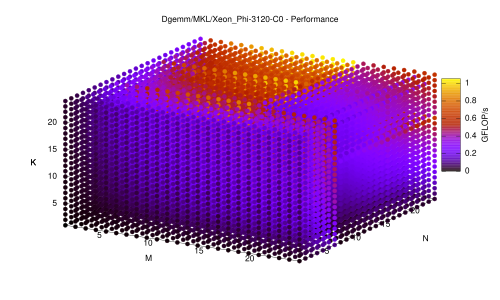

Write gnuplot code to recreate this figure.
XNAME = 1
FNAME = 2
TNAME = 3
PNAME = 4
NOTES = 5
MPARM = 6
KPARM = 7
NPARM = 8
NVALS = 8
MSIZE = 9
DURMS = 11
DEVMS = 13
VALID = 15
FLOPS = 19
XTEND = 21

# GEN =-1: multiple files; no titles
# GEN = 0: multiple files with titles
# GEN = 1: single file with titles
GEN = 1

GEMX = "gemm"
FUNC = "mkl"
NAME = "MKL/Xeon_Phi-3120"
PREC = "f64"

#FUNCB = "goto"
NAMEB = "OpenBLAS"
SHIFT = 20

PEAK_SP_GFLOPS = 17.6
PEAK_DP_GFLOPS = 0.5 * PEAK_SP_GFLOPS
HIM = 24
HIN = HIM
HIK = HIM
MN = 16

FILECOUNT = 0
BASENAME = GEMX."-".FUNC."-".PREC
stats BASENAME.".txt" using (log(column(FLOPS))) nooutput; GEO = sprintf("%.1f", exp(STATS_sum/STATS_records))
stats BASENAME.".txt" using FLOPS nooutput; MED = sprintf("%.1f", STATS_median)
stats BASENAME.".txt" using NPARM nooutput; XN = int(STATS_max)

MAX(A, B) = A < B ? B : A
IX(I1, J1, NJ) = int(MAX(I1 - 1, 0) * NJ + MAX(J1 - 1, 0))
I1(IX, NJ) = int(IX / NJ) + 1
J1(IX, NJ) = int(IX) % NJ + 1

set table "gemx-avg.txt"
plot BASENAME.".txt" using (IX(column(MPARM), column(NPARM), XN)):FLOPS smooth unique
unset table
set table "gemx-cdf.txt"
plot BASENAME.".txt" using FLOPS:(1.0) smooth cumulative
unset table
stats "gemx-cdf.txt" using (("".strcol(3)."" eq "i")?($2):(1/0)) nooutput; FREQSUM = STATS_max

TERMINAL = "pdf"
set terminal TERMINAL
#set termoption font "Times-Roman,7"

EXT = TERMINAL[1:3]

if (GEN==1) set output BASENAME.".".EXT
if (PREC eq "f64") {
  PEAK = PEAK_DP_GFLOPS
  PRECISION = "D"
} else {
  PEAK = PEAK_SP_GFLOPS
  PRECISION = "S"
}


if (exists("FUNCB") && (FUNCB ne "") && exists("NAMEB") && (NAMEB ne "")) {
  reset
  if (GEN<=0) { set output GEMX."-".FUNC."-".PREC."-".FILECOUNT.".".EXT; FILECOUNT = FILECOUNT + 1 }
  if (GEN>-1) { set title PRECISION.GEMX." - ".NAME."(+) vs. ".NAMEB."(-)" }
  stats "< paste ".BASENAME.".txt ".GEMX."-".FUNCB."-".PREC.".txt" using (column(FLOPS)-column(FLOPS+SHIFT)) nooutput
  set palette defined ( -1 "blue", 0 "white", 1 "red" )
  set pm3d interpolate 0, 0
  set autoscale fix
  if (0<HIM) { set xrange [*:HIM] }
  if (0<HIN) { set yrange [*:HIN] }
  if (0<HIK) { set zrange [*:HIK] }
  set xlabel "M"
  set ylabel "N"
  set zlabel "K"
  set ticslevel 0
  set cblabel "GFLOP/s" offset 0.5
  set format x "%g"; set format y "%g"; set format z "%g"; set format cb "%+g"
  set cbrange [-MAX(abs(STATS_min), abs(STATS_max)):MAX(abs(STATS_min), abs(STATS_max))]
  splot "< paste ".BASENAME.".txt ".GEMX."-".FUNCB."-".PREC.".txt" using MPARM:NPARM:KPARM:(column(FLOPS)-column(FLOPS+SHIFT)) notitle with points pointtype 7 linetype palette
}

reset
if (GEN<=0) { set output GEMX."-".FUNC."-".PREC."-".FILECOUNT.".".EXT; FILECOUNT = FILECOUNT + 1 }
if (GEN>-1) { set title PRECISION.GEMX."/".NAME." - Performance" }
set pm3d interpolate 0, 0
#set colorbox horizontal user origin 0, 0.1 size 1, 0.1
set autoscale fix
if (0<HIM) { set xrange [*:HIM] }
if (0<HIN) { set yrange [*:HIN] }
if (0<HIK) { set zrange [*:HIK] }
set xlabel "M"
set ylabel "N"
set zlabel "K"
set ticslevel 0
set cblabel "GFLOP/s" offset 1.0
set format x "%g"; set format y "%g"; set format z "%g"; set format cb "%g"
splot BASENAME.".txt" using MPARM:NPARM:KPARM:FLOPS notitle with points pointtype 7 linetype palette

reset
if (GEN<=0) { set output GEMX."-".FUNC."-".PREC."-".FILECOUNT.".".EXT; FILECOUNT = FILECOUNT + 1 }
if (GEN>-1) { set title PRECISION.GEMX."/".NAME." - Performance (K-Average)" }
set dgrid3d #9, 9
set pm3d interpolate 0, 0 map
set autoscale fix
set xlabel "M"
set ylabel "N" offset -1.0
set cblabel "GFLOP/s" offset 1.0
set format x "%g"; set format y "%g"; set format cb "%g"
set mxtics 2
#set offsets 1, 1, 1, 1
splot "gemx-avg.txt" using (("".strcol(3)."" eq "i")?(I1($1, XN)):(1/0)):(("".strcol(3)."" eq "i")?(J1($1, XN)):(1/0)):2 notitle with pm3d

reset
if (GEN<=0) { set output GEMX."-".FUNC."-".PREC."-".FILECOUNT.".".EXT; FILECOUNT = FILECOUNT + 1 }
if (GEN>-1) { set title PRECISION.GEMX."/".NAME." - Performance (CDF)" }
set xlabel "Probability\n\nGeo. Mean: ".GEO." GFLOP/s  Median: ".MED." GFLOP/s"
set ylabel "GFLOP/s"
set format x "%g%%"
set format y "%g"
set fit quiet
f(x) = b * x + a
fit f(x) "gemx-cdf.txt" using (("".strcol(3)."" eq "i")?(100*$2/FREQSUM):(1/0)):1 via a, b
g(x) = (x - a) / b
x = 0.5 * (100 + MAX(0, g(0)))
h(x) = d * x + c
fit [x-2:x+2] h(x) "gemx-cdf.txt" using (("".strcol(3)."" eq "i")?(100*$2/FREQSUM):(1/0)):1 via c, d
set arrow 1 from x, h(x) to x, 0
set label 1 sprintf("%.1f%%", x) at x, 0.5 * h(x) left offset 1
set arrow 2 from x, h(x) to 0, h(x)
set label 2 sprintf("%.1f GFLOP/s", h(x)) at 0.5 * x, h(x) centre offset 0, 1
set autoscale fix
set xrange [0:100]
set yrange [0:*]
plot "gemx-cdf.txt" using (("".strcol(3)."" eq "i")?(100*$2/FREQSUM):(1/0)):1 notitle with lines

if (0 < PEAK) {
  reset
  if (GEN<=0) { set output GEMX."-".FUNC."-".PREC."-".FILECOUNT.".".EXT; FILECOUNT = FILECOUNT + 1 }
  if (GEN>-1) { set title PRECISION.GEMX."/".NAME." - Performance (M = N = ".MN.")" }
  set xlabel "K"
  set ylabel "Efficiency"
  set y2label "GFLOP/s"
  set y2tics
  set ytics nomirror
  set format x "%g"; set format y "%g%%"
  set mxtics 2
  set mytics 2
  set my2tics 2
  set autoscale fix
  set yrange [0:100]
  set y2range [0:PEAK]
  if (exists("FUNCB") && (FUNCB ne "") && exists("NAMEB") && (NAMEB ne "")) {
    plot BASENAME.".txt" using KPARM:((MN==column(MPARM)&&MN==column(NPARM))?(100.0*column(FLOPS)/PEAK):(1/0)) title NAME smooth sbezier with points pointtype 7 pointsize 0.5, \
         GEMX."-".FUNCB."-".PREC.".txt" using KPARM:((MN==column(MPARM)&&MN==column(NPARM))?(100.0*column(FLOPS)/PEAK):(1/0)) title NAMEB smooth sbezier with points pointtype 7 pointsize 0.5
  } else {
    plot BASENAME.".txt" using KPARM:((MN==column(MPARM)&&MN==column(NPARM))?(100.0*column(FLOPS)/PEAK):(1/0)) notitle smooth sbezier with points pointtype 7 pointsize 0.5
  }
}
